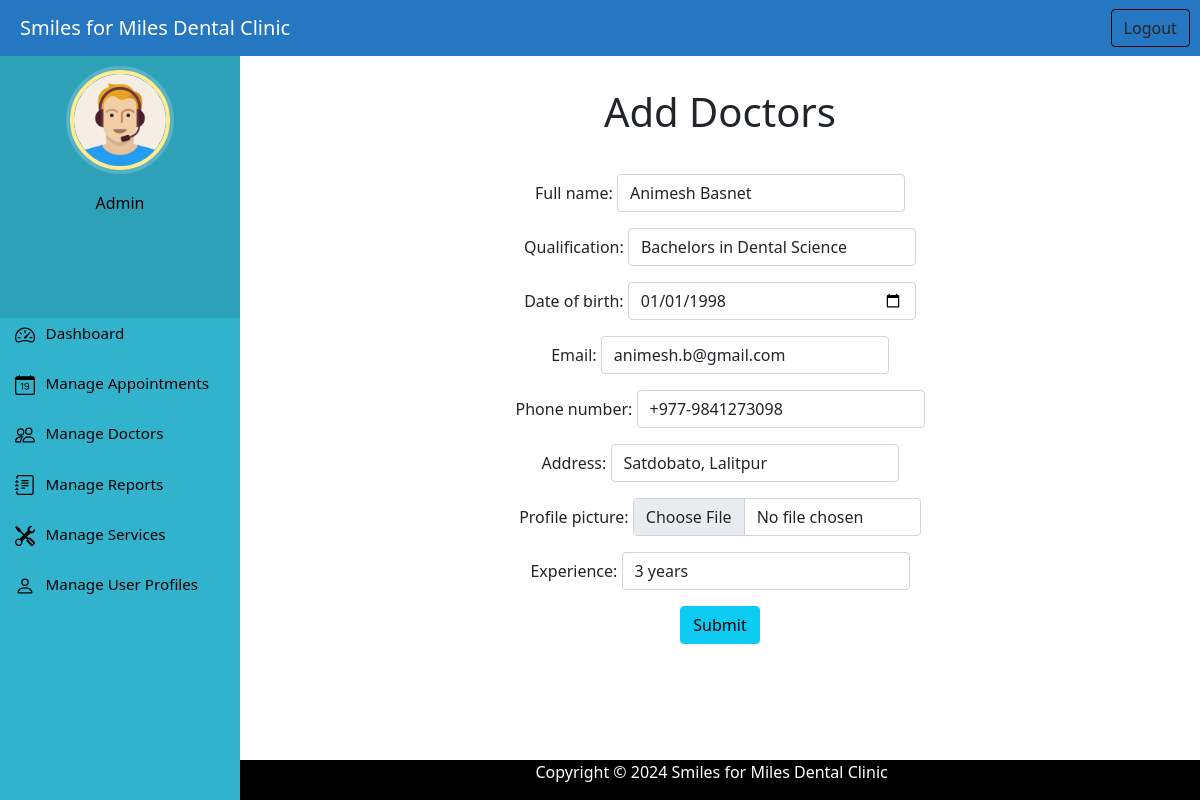
The app's page /update_doctor/44/ (signed in) with its own data.
### home/models.py (models this page shows, shortened)
class Doctor(models.Model):
    full_name = models.CharField(max_length=100)
    qualification = models.CharField(max_length=50)
    date_of_birth = models.DateField()
    email = models.EmailField(max_length=100)
    phone_number = models.CharField(max_length=15)
    address = models.CharField(max_length=50)
    profile_picture = models.ImageField(upload_to='profile_pic/doctor_profile_pic/',null=True,blank=True)
    experience = models.CharField(max_length=10, default="1 year")

### home/views.py (the view)
# urls.py: path('update_doctor/<int:pk>/', views.update_doctor,name='update_doctor'),
@login_required(login_url='/adminlogin')
@user_passes_test(is_admin)
def update_doctor(request, pk):
    doctor = Doctor.objects.get(id=pk)
    form = DoctorForm(instance=doctor)
    if request.method == "POST":
        form = DoctorForm(request.POST, request.FILES, instance=doctor)
        if form.is_valid():
            form.save()
            messages.success(request, 'Doctor updated successfully.')
            return HttpResponseRedirect('/admin_view_doctors')
    context = {'form': form}
    return render(request,'admin_add_doctors.html', context)

### home/forms.py
class DoctorForm(ModelForm):
    class Meta:
        model = Doctor
        fields =  ('full_name', 'qualification', 'date_of_birth', 'email', 'phone_number', 'address', 'profile_picture', 'experience')
        widgets = {
            'full_name': forms.TextInput(attrs={'class': 'form-control', 'placeholder': 'Full Name',}),
            'qualification': forms.TextInput(attrs={'class': 'form-control' , 'placeholder': 'Bachelors/Masters in Dental Science'}),
            'date_of_birth': forms.DateInput(attrs={'class': 'form-control','type': 'date', 'max': '2000-01-01'}),
            'email': forms.EmailInput(attrs={'class': 'form-control','type': 'email', 'placeholder': 'example@gmail.com'}),
            'phone_number': forms.TextInput(attrs={'class': 'form-control', 'placeholder': '+977-mobileNumber'}),
            'address': forms.TextInput(attrs={'class': 'form-control', 'placeholder': 'Street, City'}),
            'profile_picture': forms.FileInput(attrs={'class': 'form-control'}),
            'experience': forms.TextInput(attrs={'class': 'form-control', 'placeholder': '- years'}),
        }

### home/views.py (called while the page is built)
def is_admin(user):
    return user.groups.filter(name='ADMIN').exists()

### templates/admin_add_doctors.html (shortened to what this page needs)
{% extends 'adminbase.html' %}
{% load static %}
{% block content %}
<h1 class="text-center" style="margin-top: 40px;">Add Doctors</h1>
<div style="width: 60%; margin-left: 20%; margin-top: 4%; ">
    <form action="" method="POST" class="text-center" enctype="multipart/form-data">
        {{ form.as_p }}
        <button style="margin-bottom: 100px;" type="submit" value="Submit" class="btn btn-info" onclick="return confirm('Are you sure you want to submit?')">Submit</button>
        <br>
    </form>
</div>
{% endblock content %}

### static/css/dashboardstyle.css (style rules this page uses)
p { text-align: center; }
body { padding-left: 240px; color: black; }

### templates/admin_add_doctors.html (style rules this page uses)
.form-control { width: 50%; display: inline-block; }

### records on screen
Doctor: full_name "Animesh Basnet", qualification "Bachelors in Dental Science", date_of_birth "01/01/1998", email "animesh.b@gmail.com", phone_number "+977-9841273098", address "Satdobato, Lalitpur", experience "3 years"
